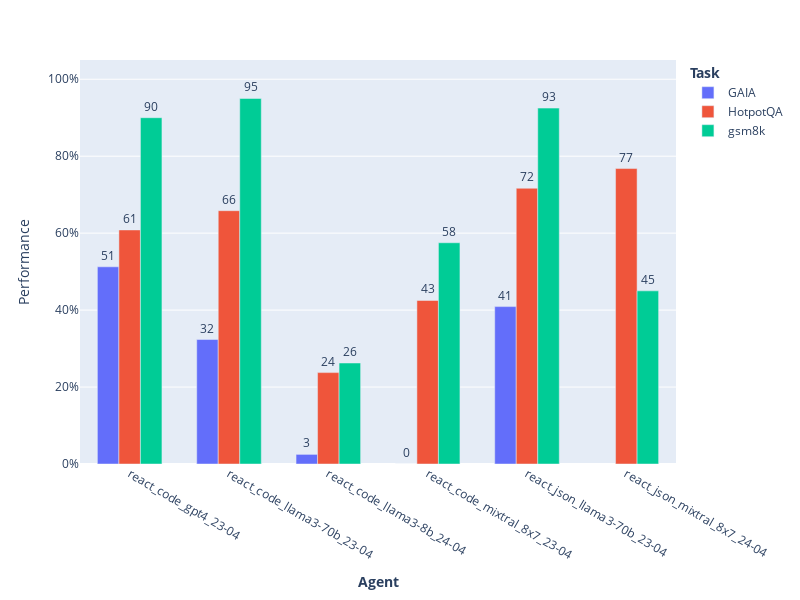

Notebook cell for this chart:
### Code cell
import plotly.express as px

aggregate = (
    result_df.groupby(["agent_name", "task"])[["aggregate_score"]].mean().reset_index()
)
# aggregate["agent_name"] = aggregate["agent_name"].map(
#     {
#         # "vanilla_llm": "LLM",
#         # "react": "ReactAgent (Mixtral - messages)",
#         # "code": "CodeAgent",
#         # "react_prev": "ReactAgent (Mixtral - text)",
#         # "react_messages_chat_model": "ReactAgent (Nous - messages)",
#         # "react_text_chat_model": "ReactAgent (Nous - text)",
#         # "react_messages_openai": "ReactAgent (OpenAI - messages)",
#         "react_text_openai": "OpenAI: GPT3.5",
#         # "react_text_mixtral2": "ReactAgent (Mixtral2 - text)",
#         # "react_text_mixtral3": "ReactAgent (Mixtral3 - text)",
#         # "react_text_mixtral4": "Mixtral (Ours)",
#         # "react_text_mixtral-15-04": "Mixtral-8x7b",
#         "react_messages_llama3-19-04": "OS: Llama3-70B-Instruct",
#         "react_text_llama3-8b-19-04": "OS: Llama3-8B-Instruct",
#         # "react_text_mixtral_nojson": "ReactAgent (Mixtral4 - nojson)",
#         # "langchain_agent": "Langchain",
#         "react_text_command-r-plus": "OS: Command-R-Plus",
#         "react_text_llama3-70b-19-04-2": "OS: Llama3-70B-Instruct Code",
#         # "react_text_mixtral_huge": "Mixtral-8x22B",
#         "react_text_gpt-4": "OpenAI: GPT4",
#         # "langchain_gpt-4": "GPT4 (LangChain)",
#     }
# )
aggregate = aggregate.sort_values("agent_name", ascending=True)
fig = px.bar(
    aggregate,
    x="agent_name",
    y="aggregate_score",
    color="task",
    labels={
        "agent_name": "<b>Agent</b>",
        "task": "<b>Task</b>",
        "aggregate_score": "Performance",
        "eval_score_GPT4": "<b>Score</b>",
    },
)
fig.update_layout(
    width=len(aggregate["agent_name"].unique()) * 100 + 200,
    height=600,
    barmode="group",
    bargap=0.35,
    bargroupgap=0.0,
    yaxis_range=[0, 105],
)
fig.update_traces(texttemplate="%{y:.0f}", textposition="outside")
fig.layout.yaxis.ticksuffix = "%"
fig.show()

### Figure 1 — Plotly figure (JSON) as saved in the notebook; plotly's stock layout.template omitted (floating-point values rounded to 4 significant figures)
{"data": [{"alignmentgroup": "True", "hovertemplate": "<b>Task</b>=GAIA<br><b>Agent</b>=%{x}<br>Performance=%{y}<extra></extra>", "legendgroup": "GAIA", "marker": {"color": "#636efa", "pattern": {"shape": ""}}, "name": "GAIA", "offsetgroup": "GAIA", "orientation": "v", "showlegend": true, "textposition": "outside", "texttemplate": "%{y:.0f}", "type": "bar", "x": ["react_code_gpt4_23-04", "react_code_llama3-70b_23-04", "react_code_llama3-8b_24-04", "react_code_mixtral_8x7_23-04", "react_json_llama3-70b_23-04"], "xaxis": "x", "y": [51.25, 32.35, 2.5, 0, 40.91], "yaxis": "y"}, {"alignmentgroup": "True", "hovertemplate": "<b>Task</b>=HotpotQA<br><b>Agent</b>=%{x}<br>Performance=%{y}<extra></extra>", "legendgroup": "HotpotQA", "marker": {"color": "#EF553B", "pattern": {"shape": ""}}, "name": "HotpotQA", "offsetgroup": "HotpotQA", "orientation": "v", "showlegend": true, "textposition": "outside", "texttemplate": "%{y:.0f}", "type": "bar", "x": ["react_code_gpt4_23-04", "react_code_llama3-70b_23-04", "react_code_llama3-8b_24-04", "react_code_mixtral_8x7_23-04", "react_json_llama3-70b_23-04", "react_json_mixtral_8x7_24-04"], "xaxis": "x", "y": [60.83, 65.83, 23.75, 42.5, 71.67, 76.79], "yaxis": "y"}, {"alignmentgroup": "True", "hovertemplate": "<b>Task</b>=gsm8k<br><b>Agent</b>=%{x}<br>Performance=%{y}<extra></extra>", "legendgroup": "gsm8k", "marker": {"color": "#00cc96", "pattern": {"shape": ""}}, "name": "gsm8k", "offsetgroup": "gsm8k", "orientation": "v", "showlegend": true, "textposition": "outside", "texttemplate": "%{y:.0f}", "type": "bar", "x": ["react_code_gpt4_23-04", "react_code_llama3-70b_23-04", "react_code_llama3-8b_24-04", "react_code_mixtral_8x7_23-04", "react_json_llama3-70b_23-04", "react_json_mixtral_8x7_24-04"], "xaxis": "x", "y": [90, 95, 26.25, 57.5, 92.5, 45], "yaxis": "y"}], "layout": {"bargap": 0.35, "bargroupgap": 0, "barmode": "group", "height": 600, "legend": {"title": {"text": "<b>Task</b>"}, "tracegroupgap": 0}, "margin": {"t": 60}, "width": 800, "xaxis": {"anchor": "y", "domain": [0, 1], "title": {"text": "<b>Agent</b>"}}, "yaxis": {"anchor": "x", "domain": [0, 1], "range": [0, 105], "ticksuffix": "%", "title": {"text": "Performance"}}}}
